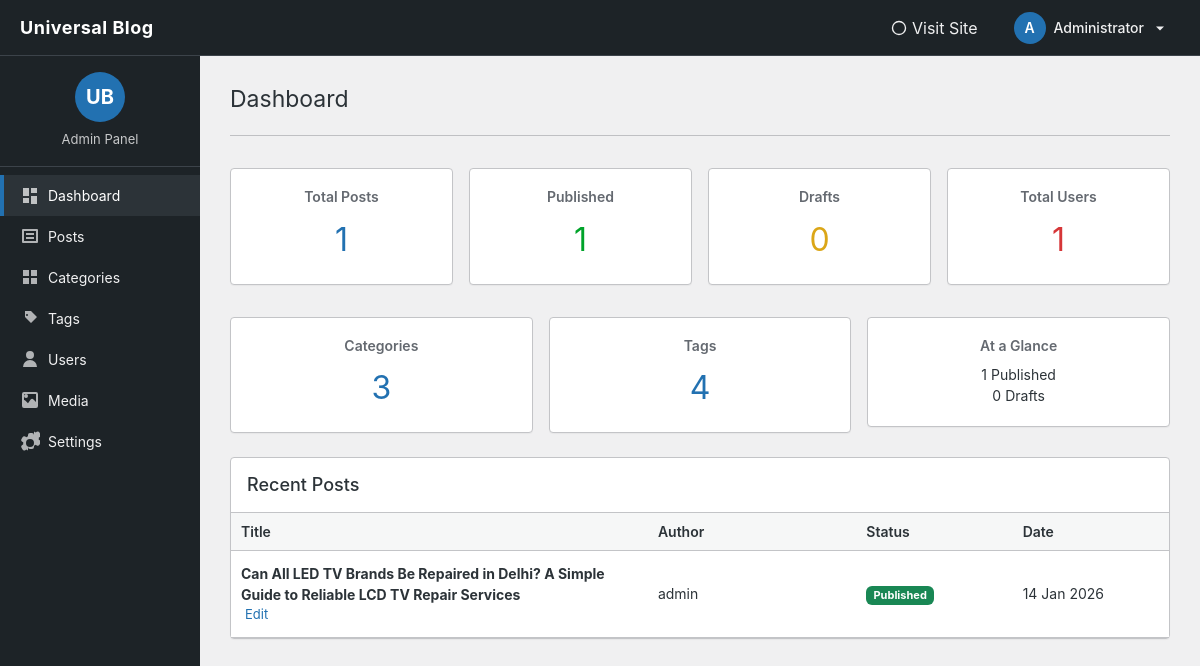
/blog/admin/dashboard (signed in), run on the app's committed database.
### tables this page shows
CREATE TABLE `posts` (
  `id` int(11) NOT NULL,
  `user_id` int(11) NOT NULL,
  `title` varchar(255) NOT NULL,
  `slug` varchar(255) NOT NULL,
  `canonical_url` varchar(500) DEFAULT NULL,
  `content` text NOT NULL,
  `excerpt` text DEFAULT NULL,
  `status` enum('draft','published','archived','trash') DEFAULT 'draft',
  `created_at` datetime DEFAULT current_timestamp(),
  `updated_at` datetime DEFAULT current_timestamp() ON UPDATE current_timestamp(),
  `published_at` datetime DEFAULT NULL,
  `featured_image` varchar(255) DEFAULT NULL,
  `featured_image_alt` varchar(255) DEFAULT NULL,
  `meta_title` varchar(255) DEFAULT NULL,
  `meta_keywords` varchar(255) DEFAULT NULL,
  `meta_description` text DEFAULT NULL,
  `index_status` enum('index','noindex') DEFAULT 'index',
  `schema_type` varchar(50) DEFAULT 'BlogPosting',
  `schema_organization` varchar(255) DEFAULT NULL,
  `schema_logo` varchar(500) DEFAULT NULL
);

CREATE TABLE `users` (
  `id` int(11) NOT NULL,
  `username` varchar(50) NOT NULL,
  `email` varchar(100) NOT NULL,
  `password` varchar(255) NOT NULL,
  `display_name` varchar(100) DEFAULT NULL,
  `role` enum('admin','author','editor') DEFAULT 'author',
  `created_at` datetime DEFAULT current_timestamp()
);

### blog/admin/dashboard.php (the view, shortened to what this page needs)
<?php
require_once '../includes/db.php';
$totalPosts = $pdo->query("SELECT COUNT(*) FROM posts WHERE status != 'trash'")->fetchColumn();
$totalCategories = $pdo->query("SELECT COUNT(*) FROM categories")->fetchColumn();
$totalTags = $pdo->query("SELECT COUNT(*) FROM tags")->fetchColumn();
$totalUsers = $pdo->query("SELECT COUNT(*) FROM users")->fetchColumn();
$publishedPosts = $pdo->query("SELECT COUNT(*) FROM posts WHERE status = 'published'")->fetchColumn();
$draftPosts = $pdo->query("SELECT COUNT(*) FROM posts WHERE status = 'draft'")->fetchColumn();
$stmt = $pdo->query("
    SELECT p.id, p.title, p.status, p.created_at, u.username
    FROM posts p
    JOIN users u ON p.user_id = u.id
    WHERE p.status != 'trash'
    ORDER BY p.created_at DESC
    LIMIT 10
");
$posts = $stmt->fetchAll();
?>
<!DOCTYPE html>
<html lang="en">
<head>
<link href="https://cdn.jsdelivr.net/npm/bootstrap@5.3.2/dist/css/bootstrap.min.css" rel="stylesheet">
</head>
<body>
<?php require 'partials/header.php'; ?>
<div class="container-fluid">
<div class="row">
<nav class="col-md-3 col-lg-2 sidebar d-md-block" id="sidebarMenu">
    <div class="sidebar-header">
        <div class="text-center py-3">
            <div class="sidebar-logo">UB</div>
            <div class="sidebar-title">Admin Panel</div>
        </div>
    </div>
    <div class="sidebar-menu">
        <a class="active" href="dashboard.php">
            <svg width="20" height="20" fill="currentColor" class="me-2">
                <path d="M3 3h6v8H3V3zm8 0h6v5h-6V3zM3 13h6v5H3v-5zm8-2h6v8h-6v-8z"/>
            </svg>
            Dashboard
        </a>
        <a href="posts/">
            <svg width="20" height="20" fill="currentColor" class="me-2">
                <path d="M3 3h14a1 1 0 011 1v12a1 1 0 01-1 1H3a1 1 0 01-1-1V4a1 1 0 011-1zm1 2v10h12V5H4zm2 2h8v2H6V7zm0 4h8v2H6v-2z"/>
            </svg>
            Posts
        </a>
        <a href="categories/">
            <svg width="20" height="20" fill="currentColor" class="me-2">
                <path d="M3 3h6v6H3V3zm8 0h6v6h-6V3zM3 11h6v6H3v-6zm8 0h6v6h-6v-6z"/>
            </svg>
            Categories
        </a>
        <a href="tags/">
            <svg width="20" height="20" fill="currentColor" class="me-2">
                <path d="M3 3h8l6 6-6 6-6-6V3zm4 5a1 1 0 100-2 1 1 0 000 2z"/>
            </svg>
            Tags
        </a>
        <a href="users/">
            <svg width="20" height="20" fill="currentColor" class="me-2">
                <path d="M10 10a4 4 0 100-8 4 4 0 000 8zm-7 8a7 7 0 0114 0H3z"/>
            </svg>
            Users
        </a>
		<a href="../media/">
            <svg width="20" height="20" fill="currentColor" class="me-2">
                <path d="M4 2a2 2 0 00-2 2v12a2 2 0 002 2h12a2 2 0 002-2V4a2 2 0 00-2-2H4zm0 2h12v8l-2.5-2.5a2 2 0 00-2.83 0L8 13.17l-2.5-2.5a2 2 0 00-2.83 0L4 13v-9zm2 4a2 2 0 100-4 2 2 0 000 4z"/>
            </svg>
            Media
        </a>
        <a href="settings/">
            Settings
        </a>
    </div>
</nav>
<main class="col-md-9 col-lg-10">
<div class="wrap">
<h1 class="wp-heading-inline">Dashboard</h1>
<hr class="wp-header-end">
<div class="row g-3 mt-3">
<div class="col-md-3">
    <div class="stats-card">
        <h3>Total Posts</h3>
        <p class="count"><?=$totalPosts?></p>
    </div>
</div>
<div class="col-md-3">
    <div class="stats-card">
        <h3>Published</h3>
        <p class="count" style="color:#00a32a;"><?=$publishedPosts?></p>
    </div>
</div>
<div class="col-md-3">
    <div class="stats-card">
        <h3>Drafts</h3>
        <p class="count" style="color:#dba617;"><?=$draftPosts?></p>
    </div>
</div>
<div class="col-md-3">
    <div class="stats-card">
        <h3>Total Users</h3>
        <p class="count" style="color:#d63638;"><?=$totalUsers?></p>
    </div>
</div>
</div>
<div class="row g-3 mt-3">
<div class="col-md-4">
    <div class="stats-card">
        <h3>Categories</h3>
        <p class="count"><?=$totalCategories?></p>
    </div>
</div>
<div class="col-md-4">
    <div class="stats-card">
        <h3>Tags</h3>
        <p class="count"><?=$totalTags?></p>
    </div>
</div>
<div class="col-md-4">
    <div class="stats-card">
        <h3>At a Glance</h3>
        <p style="font-size:14px;margin:10px 0 0;">
            <?=$publishedPosts?> Published<br>
            <?=$draftPosts?> Drafts
        </p>
    </div>
</div>
</div>
<div class="wp-card mt-4">
<div class="p-3" style="border-bottom:1px solid var(--wp-border);">
    <h2 style="font-size:18px;margin:0;">Recent Posts</h2>
</div>
<table class="wp-list-table" style="border:none;margin:0;">
<thead>
<tr>
    <th style="width:40%">Title</th>
    <th style="width:20%">Author</th>
    <th style="width:15%">Status</th>
    <th style="width:15%">Date</th>
</tr>
</thead>
<tbody>
<?php if ($posts): foreach($posts as $row): ?>
<tr>
<td>
    <strong><?=htmlspecialchars($row['title'])?></strong>
    <div class="row-actions">
        <span><a href="posts/edit.php?id=<?=$row['id']?>">Edit</a></span>
    </div>
</td>
<td><?=htmlspecialchars($row['username'])?></td>
<td>
<span class="badge bg-<?=
$row['status']=='published'?'success':(
$row['status']=='draft'?'secondary':'warning')?>"
style="font-size:11px;">
<?=ucfirst($row['status'])?>
</span>
</td>
<td><?=date("d M Y", strtotime($row['created_at']))?></td>
</tr>
<?php endforeach; else: ?>
<tr><td colspan="4" class="text-center text-muted py-3">No posts found</td></tr>
<?php endif ?>
</tbody>
</table>
</div>
</main>
</div>
</div>
</body>
</html>

### blog/admin/partials/admin-style.php (style rules this page uses)
:root { --wp-blue: #2271b1; --wp-blue-dark: #135e96; --wp-admin-bg: #f0f0f1; --wp-sidebar-bg: #1d2327; --wp-sidebar-hover: #2c3338; --wp-accent: #2271b1; --wp-border: #c3c4c7; }
body { background: var(--wp-admin-bg); font-family: -apple-system,BlinkMacSystemFont,"Segoe UI",Roboto,Oxygen-Sans,Ubuntu,Cantarell,"Helvetica Neue",sans-serif; color: #2c3338; padding-top: 56px; }
.sidebar { background: var(--wp-sidebar-bg); min-height: calc(100vh - 56px); color: #fff; padding: 0 !important; position: sticky; top: 56px; left: 0; overflow-y: auto; z-index: 999; }
.sidebar-header { border-bottom: 1px solid #3c434a; }
.sidebar-logo { width: 50px; height: 50px; background: var(--wp-accent); border-radius: 50%; display: inline-flex; align-items: center; justify-content: center; font-weight: 700; font-size: 20px; color: #fff; margin-bottom: 8px; }
.sidebar-title { font-size: 13px; color: #f0f0f1; opacity: 0.8; }
.sidebar-menu { padding: 8px 0; }
.sidebar a { color: #f0f0f1; text-decoration: none; padding: 10px 16px; display: flex; align-items: center; border-left: 4px solid transparent; transition: all 0.15s ease; font-size: 14px; }
.sidebar a.active { background: var(--wp-sidebar-hover); color: #fff; border-left-color: var(--wp-accent); }
.sidebar a svg { opacity: 0.7; flex-shrink: 0; }
main { padding: 20px 30px !important; }
@media (min-width: 768px) { main.col-md-9, main.col-lg-10 { margin-left: 0; } }
.wp-heading-inline { font-size: 23px; font-weight: 400; margin: 0; padding: 9px 0 4px; line-height: 1.3; }
.page-card, .wp-card { background: #fff; border: 1px solid var(--wp-border); border-radius: 4px; box-shadow: 0 1px 1px rgba(0,0,0,.04); margin-top: 20px; }
.wp-list-table { background: #fff; border: 1px solid var(--wp-border); border-spacing: 0; width: 100%; margin: 20px 0; }
.wp-list-table thead th { background: #f6f7f7; border-bottom: 1px solid var(--wp-border); padding: 8px 10px; font-weight: 600; text-align: left; font-size: 14px; }
.wp-list-table tbody tr { border-bottom: 1px solid var(--wp-border); }
.wp-list-table tbody td { padding: 12px 10px; font-size: 14px; }
.stats-card { background: #fff; border: 1px solid var(--wp-border); padding: 20px; border-radius: 4px; text-align: center; box-shadow: 0 1px 1px rgba(0,0,0,.04); }
.stats-card h3 { font-size: 14px; color: #646970; margin: 0 0 10px; font-weight: 600; }
.stats-card .count { font-size: 32px; font-weight: 400; color: var(--wp-accent); margin: 0; }
.row-actions { font-size: 13px; }
.row-actions span { display: inline-block; padding: 0 4px; }
.row-actions a { color: #2271b1; text-decoration: none; }

### data on the page
posts: title "Can All LED TV Brands Be Repaired in Delhi? A Simple Guide to Reliable LCD TV Repair Services", user.username "admin", status "Published", created_at "14 Jan 2026"

### other printed values
substr($admin_name, 0, 1) "A"
$admin_name "Administrator"
$totalPosts "1"
$publishedPosts "1"
$draftPosts "0"
$totalUsers "1"
$totalCategories "3"
$totalTags "4"
